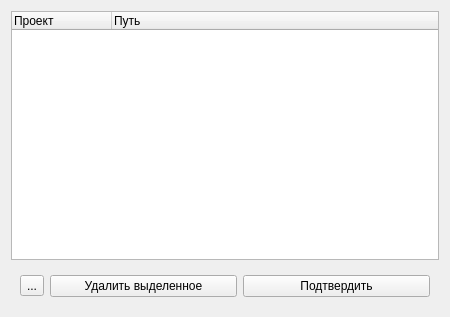
<?xml version="1.0" encoding="UTF-8"?>
<ui version="4.0">
 <class>QtChooseProjects</class>
 <widget class="QWidget" name="QtChooseProjects">
  <property name="geometry">
   <rect>
    <x>0</x>
    <y>0</y>
    <width>450</width>
    <height>317</height>
   </rect>
  </property>
  <property name="windowTitle">
   <string>Form</string>
  </property>
  <layout class="QVBoxLayout" name="verticalLayout">
   <item>
    <widget class="QTreeWidget" name="treeWidget">
     <column>
      <property name="text">
       <string>Проект</string>
      </property>
     </column>
     <column>
      <property name="text">
       <string>Путь</string>
      </property>
     </column>
    </widget>
   </item>
   <item>
    <widget class="QWidget" name="widget" native="true">
     <layout class="QHBoxLayout" name="horizontalLayout">
      <item>
       <widget class="QToolButton" name="chooseBtn">
        <property name="text">
         <string>...</string>
        </property>
       </widget>
      </item>
      <item>
       <widget class="QPushButton" name="removeBtn">
        <property name="text">
         <string>Удалить выделенное</string>
        </property>
       </widget>
      </item>
      <item>
       <widget class="QPushButton" name="acceptButton">
        <property name="text">
         <string>Подтвердить</string>
        </property>
       </widget>
      </item>
     </layout>
    </widget>
   </item>
  </layout>
 </widget>
 <resources/>
 <connections>
  <connection>
   <sender>acceptButton</sender>
   <signal>clicked()</signal>
   <receiver>QtChooseProjects</receiver>
   <slot>acceptBtn_onclick()</slot>
   <hints>
    <hint type="sourcelabel">
     <x>289</x>
     <y>287</y>
    </hint>
    <hint type="destinationlabel">
     <x>302</x>
     <y>-7</y>
    </hint>
   </hints>
  </connection>
  <connection>
   <sender>removeBtn</sender>
   <signal>clicked()</signal>
   <receiver>QtChooseProjects</receiver>
   <slot>removeBtn_onclick()</slot>
   <hints>
    <hint type="sourcelabel">
     <x>182</x>
     <y>285</y>
    </hint>
    <hint type="destinationlabel">
     <x>198</x>
     <y>-7</y>
    </hint>
   </hints>
  </connection>
  <connection>
   <sender>chooseBtn</sender>
   <signal>clicked()</signal>
   <receiver>QtChooseProjects</receiver>
   <slot>chooseBtn_onclick()</slot>
   <hints>
    <hint type="sourcelabel">
     <x>24</x>
     <y>292</y>
    </hint>
    <hint type="destinationlabel">
     <x>56</x>
     <y>-1</y>
    </hint>
   </hints>
  </connection>
 </connections>
 <slots>
  <slot>acceptBtn_onclick()</slot>
  <slot>removeBtn_onclick()</slot>
  <slot>chooseBtn_onclick()</slot>
 </slots>
</ui>
